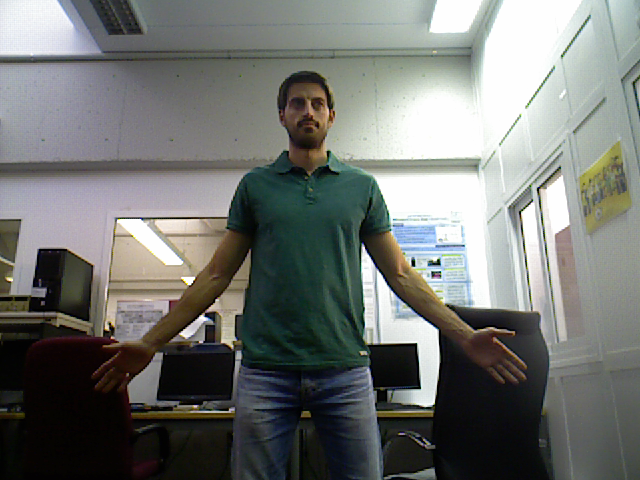
#> input picture Chapter 08. Image Formation/images/person_rgb.png, 640 x 480 px; the run also reads 1 picture not shown here
$ jupyter execute '8.4 The Camera model.ipynb'   (shell and % lines are left out)
#> lines starting #> are read from the running program, lines starting #| are printed output that depends on the picture
### utils/plot3DScene.py
import numpy as np
import matplotlib.pyplot as plt
import matplotlib
from mpl_toolkits.mplot3d import Axes3D

def plot3DScene(map_3d,imageRGB):

    #scale = 0.0002
    #map_3d = map_3d * scale

    downsample = 8

    points_x = map_3d[0,:].reshape(imageRGB.shape[0],imageRGB.shape[1])
    points_y = map_3d[1,:].reshape(imageRGB.shape[0],imageRGB.shape[1])
    points_z = map_3d[2,:].reshape(imageRGB.shape[0],imageRGB.shape[1])

    rows_down = imageRGB.shape[0]/downsample
    cols_down = imageRGB.shape[1]/downsample

    x_down = points_x[::downsample,::downsample]
    y_down = points_y[::downsample,::downsample]
    z_down = points_z[::downsample,::downsample]

    rgb_down = imageRGB[::downsample,::downsample,:]/255

    x_vec = x_down.reshape(int(rows_down*cols_down),1)
    y_vec = y_down.reshape(int(rows_down*cols_down),1)
    z_vec = z_down.reshape(int(rows_down*cols_down),1)
    rgb_vec = rgb_down.reshape(int(rows_down*cols_down),3)

    # Create figure
    fig = plt.figure()

    # Prepare figure for 3D data
    # ax = fig.gca(projection='3d')
    ax = fig.add_subplot(projection='3d')

    # Name axes
    ax.set_xlabel('X axis')
    ax.set_ylabel('Y axis')
    ax.set_zlabel('Z axis')

    # [7 lines of commented-out code are left out]

    ax.view_init(elev=-60, azim=-90)

    # Plot points
    ax.scatter(x_vec,y_vec,z_vec, c=rgb_vec)

    #fig.show()

### Chapter 08. Image Formation/8.4 The Camera model.ipynb
# 8.4 The Camera model

Until now we have first focused in stating the mathematical tools required to understand general vector/coordinates transformations and then to apply them to perform different image transformations (homographies). In fact, remember that in previous notebooks, we have transformed `WORLD` coordinates to `CAMERA` coordinates and the other way around, but that is just a **3D to 3D** transformation. However, we have not properly addressed yet the process of transforming **`WORLD` coordinates (3D)** to **`IMAGE` coordinates (2D)** (and vice versa when possible), that is, how images are formed from real 3D objects. Well, this is the time, let's go for it!

In this notebook we will learn:

- the **big picture** of the problem that we are addressing (<a href="#841">section 8.4.1</a>),
- the **Pinhole model** (<a href="#842">section 8.4.2</a>), and
- the **Camera model** (<a href="#843">section 8.4.3</a>).

Finally, we will put the learned concepts to work with a practical example (<a href="#844">section 8.4.4</a>).

## Problem context - RGB-D images

RGB-depth (RGB-D) images are just like standard RGB images (where each pixel has information about each basic color: red, green and blue) but adding another information to each pixel: **its distance from the camera to the 3D point that is projected on it**. That is, these images contain not only photometric information but also geometric information.$\\[10pt]$

$\\[5pt]$

In this figure, the left image is the standard RGB image, while the right one is the *depth* band shown as a greyscale image (darker as the object is closer).

Although this kind of images have been used for some decades now, in recent years they have become popular due to the development of inexpensive sensors, such as the [Microsoft's Kinect](https://en.wikipedia.org/wiki/Kinect) camera, that are able to directly provide them. In the entertainment bussiness, these images have been used for segmenting the people using the system from the background of the image and inspecting their movements.

Roughly speaking, the working principle of these devices (called structured light) involves projecting an infrared pattern on the scene (see image below) and inspecting the deformations that such pattern undergoes due to the irregular surfaces where the light bounces. These deformations are directly related to the distance and position of the object.

$\\[5pt]$

As RGB-D images actually provide depth information, they are a **good example for learning how image formation models work**, because we can turn images to 3D maps (using the depth) and the other way around (3D scene to 2D image plane).

## 8.4.1 The big picture <a id=841></a>

The process of converting **world coordinates** to **image coordinates** involves several steps that are applied by means of the concatenation of transformations expressed with homogeneous matrices/vectors. We address all these transformations in this notebook but, first, let's present the whole process in a single image, just to keep an eye on **the big picture** and then we will unravel its mysteries.

<center><figure>
    $\\[5pt]$
    <figcaption>Fig. 1 - The big picture of the transformation involved in the conversion of a 3D point $M$ from its world coordinates to the image ones $m$.</figcaption>
</figure></center>

Let's do this step by step!

[cell 1]

import numpy as np
import cv2
import matplotlib.pyplot as plt
import matplotlib
import scipy.stats as stats

from mpl_toolkits.mplot3d import Axes3D
from math import sin, cos, radians, floor
images_path = './images/'
matplotlib.rcParams['figure.figsize'] = (12.0, 12.0)

import sys
sys.path.append("..")
from utils.plot3DScene import plot3DScene

### Homogeneous coordinates (again)

Apart from what we already know about homogeneous coordinates, an interesting property of them is that the **homogeneous coordinates of a point in the plane ($\mathbb{R}^2$) also represents a line passing through the origin in a reference frame parallel to the image plane**:$\\[10pt]$

$\\[5pt]$

That is, for a certain Cartesian point $\mathbf{p}=(x,y)$, its homogeneous version $\tilde{\mathbf{p}}=(kx,ky,k),\forall k$ represents a line in 3D starting at the origin of coordinates. This is called a **projection line**.

The **projective plane**, called $\mathbb{P}^2$, is the set of 3-tuples of real numbers such that $\begin{bmatrix}x_1 \\ x_2 \\ 1\end{bmatrix} \equiv k \begin{bmatrix}x_1 \\ x_2 \\ 1\end{bmatrix}, \ k \ne 0$ (equivalent 3-tuples since they represent the same point in $\mathbb{R}^2$), that is the set of all projective lines at a certain distance $k$ from the origin of coordinates.

So, in summary:
- A point in $\mathbb{P}^2$ (3-tuple) is represented in ($\mathbb{R}^3$) as a line passing through the origin.
- The component $k$ can be understood as the *depth*, as it indicates a specific point along the line.


## 8.4.2 The Pinhole model <a id=842></a>

The Pinhole camera model is the simplest model we can think to understand how image formation works [[1]](https://web.stanford.edu/class/cs231a/course_notes/01-camera-models.pdf). Let’s image that we want to design a simple camera system that can record an image of an object in the 3D world. This camera system can be designed by placing a solid barrier with a small  (pin-size) aperture between the 3D object and a photographic film or sensor.

$\\[5pt]$

As this figure shows, each point on the 3D object bounces the light from the source and emits multiple rays of such light outwards. Without a barrier in place, every point on the film will be influenced by light rays emitted from every point on the 3D object. However, due to the barrier, only one (or a few) of these rays of light passes through the aperture and hits the film. Therefore, we can establish a one-to-one mapping between points on the 3D object and the film. The result is that the film gets exposed by an *image* of the 3D object by means of this mapping. This simple model is known as **the pinhole camera model**.

In the Pinhole model we want to project the 3D world (a set of $\mathbf{p}_i=[X_i,Y_i,Z_i]^T$ points) in a plane called **image plane**. For that, we have a camera placed at $\mathbf{C} = [0,0,0]^\texttt{T}$ in the `WORLD` reference system (i.e. both the `WORLD` and the `CAMERA` systems are coincident). This camera has a fixed property $f$ called **focal length**, which indicates the distance between the the optical center and the **camera sensor** (placed in the interior of the camera). The camera sensor is the plane **where the scene of the real world is projected**:

$\\[5pt]$

To operate with this image formation model, we need to know two processes:
- to project a 3D world point to the image plane
- to back-project a 2D point on the image plane to the 3D world.

For this, we are going to use the previously mentioned property of homogenous coordinates. Let's take a look at these processes!

### From 2D to 3D

Given a point $\mathbf{p} = [x,y]^\texttt{T} \in \mathbb{R}^2$ in the image, its **projection line** (in red in the figure above) in the camera system is very simple to compute by means of the line passing through the point $[x,y,f]^\texttt{T} \in \mathbb{R}^3$ (we have added the third component $f$ because the image plane is placed at a distance $f$ in the $Z$-axis of the camera reference system, recall that this is the **focal length**!). In homogeneous coordinates, this line follows the expression:$\\[5pt]$

$$k \begin{bmatrix}x \\ y \\ f \end{bmatrix} \in \mathbb{P}^2$$

where $k$ indicates a specific 3D point along the projection line, and $P$ is the so called **projective plane**.

For instance, if we set $k=2$ we have the point:$\\[5pt]$

$$ \begin{bmatrix}2x \\ 2y \\ 2f \end{bmatrix} \in \mathbb{R}^3 \\[5pt]$$

Note that, in this expression, $k$ does not correspond directly to the depth of the 3D point, but we can fix this dividing by the focal length:$\\[5pt]$

$$k' \begin{bmatrix} x/f  \\ y/f \\ 1 \end{bmatrix} \in \mathbb{P}^2 \\[5pt]$$

Now that the third coordinate is 1, $k'$ indicates the depth of the 3D point (that is, it's coordinate along the $Z$ axis), so that if we know that the depth of a pixel is 5, we only have to set $k'=5$ and we will have the 3D coordinates of the point.$\\[10pt]$

### From 3D to 2D
Let's have a look now at the process of projecting 3D points to 2D. Given any 3D point $\mathbf{M} = [X,Y,Z]^T \in \mathbb{R}^3$, we know that it has a projection point in the image plane $\mathbf{m} = [x,y]^T \in \mathbb{R}^2$.

As seen before, the 3D point in the projection line of $\mathbf{m}$ with depth $Z$ is:$\\[5pt]$

$$Z \begin{bmatrix} x/f  \\ y/f \\ 1 \end{bmatrix} = \begin{bmatrix} Zx/f  \\ Zy/f \\ Z \end{bmatrix} \in \mathbb{R}^3 \\[5pt]$$

So that we can find the 2D image coordinates of the projected point through:$\\[5pt]$

$$M = \begin{bmatrix}X \\ Y \\ Z \end{bmatrix} =  \begin{bmatrix} Zx/f  \\ Zy/f \\ Z \end{bmatrix} \longrightarrow \begin{eqnarray} X = \frac{Zx}{f}\ \rightarrow \ x = \frac{fX}{Z} \\[3pt] Y = \frac{Zy}{f} \ \rightarrow \ y = \frac{fY}{Z} \end{eqnarray} \\[5pt]$$

This way, the relationship between the 3D point and its projected 2D point is like this:$\\[10pt]$
$\\[5pt]$

Note that this transformation is not linear, but **it becomes linear if we use homogenous coordinates!**:$\\[5pt]$

$$\begin{bmatrix} f & 0 & 0 & 0 \\ 0 & f & 0 & 0 \\ 0 & 0 & 1 & 0 \end{bmatrix}\begin{bmatrix} X \\ Y \\ Z \\ 1 \end{bmatrix} = \begin{bmatrix} fX \\ fY \\ Z\end{bmatrix} \xrightarrow{\text{homogenous to Cartesian}} \begin{bmatrix} fX \ / \ Z \\ fY \ / \ Z \end{bmatrix} \\[5pt]$$

### Summary

So, these equations relate 3D and 2D coordinates of a certain point in the real world and its projection in the image:

$\\[5pt]$

Note that it is impossible to get the complete 3D position of a certain point from its coordinates in a single image because we need to know the $Z$ coordinate beforehand. That is because the set of 3D points that falls in the line from the optical center to the image point **all of them project at the exact same point in the image**! This is also the reason why **we cannot determine the scale of the objects from a single image**, which is called the **scale indetermination** in monocular vision.

Usually, this transformation is made more general by decomposing it as $Z \tilde{\mathbf{m}} = \mathbf{K}_f\underbrace{\mathbf{P}_0\tilde{\mathbf{M}}_C}_{Z\tilde{\mathbf{m}}_1}\\[5pt]$, that is:

$$Z \underbrace{\begin{bmatrix} x  \\ y \\ 1 \end{bmatrix}}_{\tilde{\mathbf{m}}} = \underbrace{\begin{bmatrix} f & 0 & 0\\ 0 & f & 0  \\ 0 & 0 & 1\end{bmatrix}}_{\mathbf{K}_f}\underbrace{\begin{bmatrix} 1 & 0 & 0 & 0\\ 0 & 1 & 0 & 0  \\ 0 & 0 & 1 & 0\end{bmatrix}}_{\mathbf{P}_0 = [\mathbf{I}|\mathbf{0}]}\begin{bmatrix} X  \\ Y \\ Z \\ 1 \end{bmatrix}$$

In this expression, called **perspective projection equation**, $\tilde{\mathbf{m}}$ is the homogeneous 2D point, $\mathbf{K}_f$ is called the **calibration matrix** and $\mathbf{P_0}$ is a normalized projection ($f=1$). The image below further illustrate these relations:

$\\[5pt]$

### **<span style="color:green"><b><i>ASSIGNMENT 1: From world to image coordinates using the Pinhole model</i></b></span>**

**Your first task is** to transform a number of points expressed in `WORLD` coordinates into image ones. You have to consider that:

- The world points are given in the  `world` matrix,
- both the `WORLD` and the `CAMERA` systems are coincident,
- the focal length of the camera is $f = 2.5$, and
- you should use **only** linear transformations and express the result in **Cartesian coordinates**.

[cell 2]
# %matplotlib notebook
matplotlib.rcParams['figure.figsize'] = (12.0, 12.0)

# ASSIGNMENT 1 --
# World coordinates
world = np.array([[-12, 21,-30,41, 67,-54,33,-24,46,-58],  # X
                  [ 21,-26,-34,23,-42,-67,76,-54,42,-37],  # Y
                  [ 10,  7,  2,13,  4,  7, 5, 15, 8,  7]]) # Z

# world = np.array([[12,21,30,41,67,54,33,24,46,58],[21,26,34,23,42,67,76,54,42,37],[10,7,2,13,4,7,5,15,8,7]])
# world = np.array([[-12,-21,30,41,-67,54,-33,24,46,-58],[21,-26,34,-23,42,-67,76,-54,-42,37],[10,7,3,13,4,7,5,15,8,7]])

# Create figure
fig = plt.figure()

# Prepare figure for 3D data
ax = plt.axes(projection='3d')
# print(ax.dist)
# ax.view_init(azim=-60,elev=-30)

# Name axes
ax.set_xlabel('X axis')
ax.set_ylabel('Y axis')
ax.set_zlabel('Z axis')

# Plot points
ax.scatter(world[0,:], world[1,:], world[2,:])
ax.scatter(0, 0, 0, color="red")
ax.view_init(elev=-60, azim=-90)

# Focal length
f = 2.5

# Convert world coordinates to homogenous
h_world = np.append(world, np.ones((1,world.shape[1])), axis= 0)

# Define transformation matrices
K_f = np.array([[f,0,0],[0,f,0],[0,0,1]])

P_0 = np.array([[1,0,0,0],[0,1,0,0],[0,0,1,0]])

# Get sensor homogenous coordinates (apply transformation matrices)
h_sensor = K_f @ P_0 @ h_world

# Transform them to cartesian
sensor = h_sensor[0:2,:] / h_sensor[2,:]

# For checking if the result is right
print(sensor.round(3))

# Create figure
fig = plt.figure()

# Prepare figure
ax = fig.gca()

# Plot points
ax.scatter(sensor[0,:], sensor[1,:])
ax.scatter(0, 0, color="red")
ax.arrow(0,0,10,0)
ax.arrow(0,0,0,10)
ax.axis('equal')
ax.invert_yaxis() # to make the plot show the 'y' axis downwards
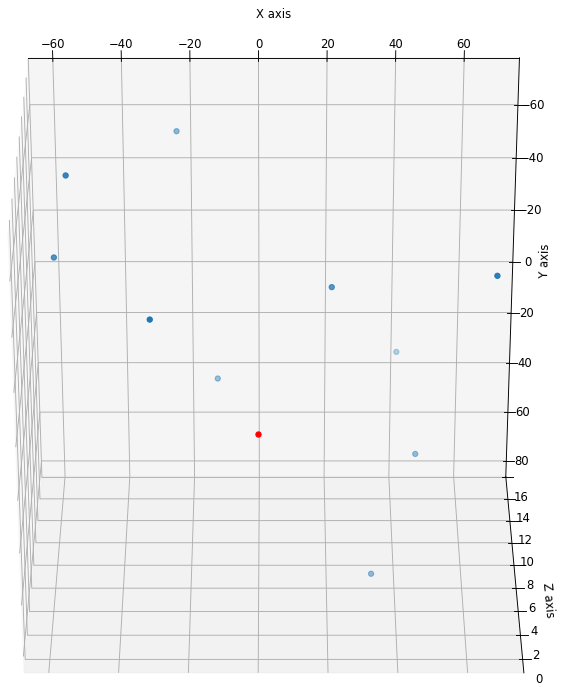
#> figure drawn by matplotlib, 1 panel
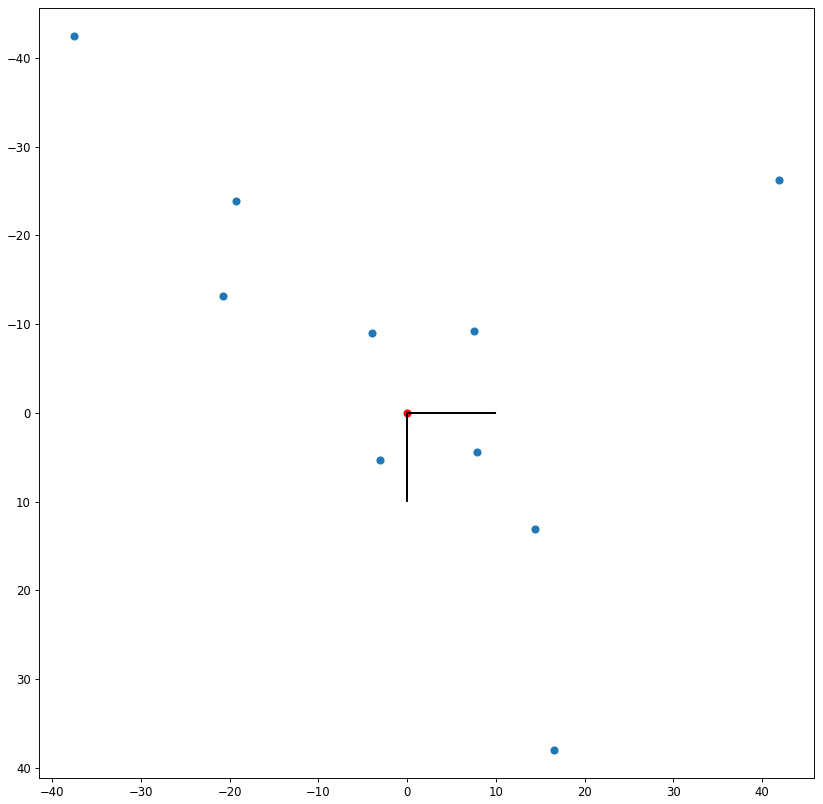
#> figure drawn by matplotlib, 1 panel

**Check if your results are correct**:

<font color='blue'>**Expected output:**  </font>

    [[ -3.      7.5   -37.5     7.885  41.875 -19.286  16.5    -4.     14.375  -20.714]
     [  5.25   -9.286 -42.5     4.423 -26.25  -23.929  38.     -9.     13.125  -13.214]]

## 8.4.3 The Camera model <a id=843></a>

The Pinhole model is a useful starting point for understanding the processes of image formation, but it still has several limitations because:

- the camera frame point $m$ has its coordinates expressed **in meters** within the camera sensor, but we want to know them in **pixels**.
- it assumes that the `CAMERA` and the `WORLD` reference systems **are coincident**, which, of course, is not generally the case.

This is where we define the **camera model**, which includes some linear transformations for solving these limitations and allows us to address the complete problem of image formation as depicted in the big picture shown before:$\\[10pt]$

$\\[5pt]$

Let's go step by step!

### Step 1: From the `WORLD` frame to the `CAMERA` frame

This transformation implies finding a rotation matrix $\mathbf{R}$ and a translation vector $\mathbf{t}$ that **relates the position and orientation of the camera w.r.t. the world**. This is a 3D to 3D transformation and we have used it in the previous notebooks.

$\\[5pt]$

As said before, usually the camera is not at the world center, mainly because the camera will move within the world, or even because will be more than one camera in our perception system.

Remember that in the second notebook of this chapter, we learned how to apply a rotation and a translation to a set of 3D points using homogeneous transformations:$\\[5pt]$

$$\mathbf{M}_C = \mathbf{R}\mathbf{M}_W + \mathbf{t} \ \xrightarrow{\text{In homogenous}} \ \tilde{\mathbf{M}}_C = \mathbf{D} \tilde{\mathbf{M}}_W$$

If we add this transformation to the Pinhole model, the new **perspective projection equation** takes the expression:

$$\lambda \tilde{\mathbf{m}} = \mathbf{K}_f \mathbf{P}_0 \tilde{\mathbf{M}}_C = \mathbf{K}_f \mathbf{P}_0 \mathbf{D} \tilde{\mathbf{M}}_W$$

which allow us to transform points in 3D within the `WORLD` reference system (in meters) to points in 2D in the image sensor (**also in meters!**).

### Step 2: From the sensor image to a computer image

Once we have obtained the sensor image points, we want to get the **image matrix coordinates** of such points **in pixels** (that is, *row and column* within the image matrix), which are the units we use in the computer in all the artificial vision processes we have studied in this book.$\\[10pt]$

$\\[5pt]$

As you can see in the figure, both images are related by an **affine** transformation (i.e. a 2D homography as seen in the previous notebook). As we know, affine transformations allow **rotation + translation + scale** (different for each axis). In this case we don't need any rotation, but axes **do scale**, and such scale represents the size in meters in the sensor of each pixel in the image:

$$\mathbf{m}' = \mathbf{A}\mathbf{m} + \mathbf{b} = \begin{bmatrix}k_x & 0 \\ 0 & k_y\end{bmatrix}\underbrace{\begin{bmatrix} x \\ y \end{bmatrix}}_{\text{meters}} + \underbrace{\begin{bmatrix} u_0 \\ v_0 \end{bmatrix}}_{\text{pixels}} \xrightarrow{\text{In homogenous}} \begin{bmatrix} u \\ v\\ 1 \end{bmatrix} = \begin{bmatrix} k_x & 0 & u_0  \\ 0 & k_y & v_0 \\ 0 & 0 & 1 \end{bmatrix} \begin{bmatrix} x \\ y\\ 1 \end{bmatrix} \qquad \bf{\tilde{\mathbf{m}}' = \mathbf{K}_s \tilde{\mathbf{m}}}$$

Note that in this expression, $k_x$ and $k_y$ determine the scale and have units of **pixels/meter**, while $u_0$ and $v_0$ are the coordinates of the **principal point**, which is the projection of the $Z$ axis in the image plane. These elements are part of the **intrinsic parameters** of the camera, which means that they are always **constant** for the same camera.

### **<span style="color:green"><b><i>ASSIGNMENT 2: From image coordinates to pixels</i></b></span>**

It is time to transform the sensor coordinates (in meters) obtained in the previous assignment to proper image coordinates (in pixels). For this, you will need the intrinsic parameters of the camera, which for this example are:

- `k_x = 2`
- `k_y = 3`
- `u_0 = 300`
- `v_0 = 200`

Don't worry, these values are normally provided by the manufacturer of the camera, although not everything is lost otherwise. We could also calculate them through a process called **camera calibration**, which we will address in the next chapter. Exciting!

Concretely, **you have to**:
- define the homography $\mathbf{K}_s$ (`H` in the code) relating meters with pixels,
- apply it to the sensor coordinates in `h_sensor` as retrieved in the previous assignment,
- transform the resulting coordinates to Cartesian ones, and
- show them!

[cell 3]
# ASSIGNMENT 2 --
# Define intrinsic parameters
kx = 2
ky = 3
u0 = 300
v0 = 200

# Write your code here!

# Transformation matrix
H = np.array([[kx,0,u0],[0,ky,v0],[0,0,1]])

# Transform sensor coordinates to image coordinates
h_image_pixels = H @ h_sensor
center = H @ np.array([0,0,1])

# Transform to cartesian
image_pixels = h_image_pixels[0:2,:] / h_image_pixels[2,:]

# For checking if the result is right
print(image_pixels.astype(int))

# Create figure
fig = plt.figure()

# Prepare figure for 3D data
ax = fig.gca()

# Plot points
ax.scatter(image_pixels[0,:], image_pixels[1,:], marker='s')
ax.scatter(center[0], center[1], color="red")

# Set axes limits
ax.set_xlim(0, 600)
ax.set_ylim(0, 400)
#ax.axis('equal')
ax.invert_yaxis() # to make the plot show the 'y' axis downwards

You can **check if your results are correct**:

<font color='blue'>**Expected output:**  </font>

    [[294 315 225 315 383 261 333 292 328 258]
     [215 172  72 213 121 128 314 173 239 160]]

### General form of the Perspective matrix

Let's see how the final perspective transformation would be **from 3D world frame to computer image**:

$$\lambda \begin{bmatrix} u \\ v\\ 1 \end{bmatrix} = \underbrace{\begin{bmatrix} k_x & 0 & u_0  \\ 0 & k_y & v_0 \\ 0 & 0 & 1 \end{bmatrix}}_{\text{from sensor to image}}\underbrace{\begin{bmatrix} f & 0 & 0  \\ 0 & f & 0 \\ 0 & 0 & 1 \end{bmatrix}\begin{bmatrix} 1 & 0 & 0 & 0  \\ 0 & 1 & 0 & 0 \\ 0 & 0 & 1 & 0 \end{bmatrix}}_{\text{from camera frame to sensor}}\underbrace{\begin{bmatrix} \bf{R} & \bf{t}  \\ \bf{0^T_3} & 1 \end{bmatrix}}_{\text{from world to camera frame}} \begin{bmatrix} X_W \\ Y_W\\ Z_W \\ 1 \end{bmatrix}$$

Again, we can merge some transformations:

$$\lambda \begin{bmatrix} u \\ v\\ 1 \end{bmatrix} = \begin{bmatrix} f k_x & 0 & u_0  \\ 0 & f k_y & v_0 \\ 0 & 0 & 1 \end{bmatrix} \begin{bmatrix} \bf{R} & \bf{t}\end{bmatrix} \begin{bmatrix} X_W \\ Y_W\\ Z_W \\ 1 \end{bmatrix} \qquad \bf{\lambda \tilde{m}' = K \left[ R\ t \right] \tilde{M}_W}$$

where
- $\bf{R}$ and $\bf{t}$ are **extrinsic** paremeters that depend on the camera position.
- $f$, $\ k_x$, $\ k_y$, $\ u_0$ and $v_0$ are **intrinsic** parameters (constant) that depend on the camera that is being used.

*Note: you will usually find that $f$ is directly expressed in pixels, so actually it will be the result of $fk_x$ and $fk_y$, and furthermore, this is sometimes also called $fk_x = s_x$ and $fk_y = s_y$*

Here you have the full camera model in action:$\\[10pt]$

$\\[5pt]$

**For a visual explanation of this model, you can check** [this interactive application](http://ksimek.github.io/2012/08/22/extrinsic/).

## 8.4.4 Putting things to work: the RGB-D  image <a id="844"></a>

As a practical exercise, we are going to apply the pinhole camera model to get a 3D set of points (also known as a **pointcloud**) from an RGB-D image. Remember that we said that it is not possible to determine the 3D position of a point from just its coordinates in a single image? Well, in this case we have **the depth information** included in the image and therefore we can now accomplish that! So, let's transform 2D points in the RGB image to 3D points in the world frame.

### **<span style="color:green"><b><i>ASSIGNMENT 3a: Visualizing our RGB-D image</i></b></span>**

First of all, show the RGB-D image in a 2x1 subplot with the RGB part in the left (`person_rgb.png`) and the depth part in the right (`person_depth.png`) and see what they look like.

[cell 4]
matplotlib.rcParams['figure.figsize'] = (12.0, 12.0)

# ASSIGNMENT 3a --
# Write your code here!

# Read images
image = cv2.imread(images_path + 'person_rgb.png',-1)
#> image is the input picture: shape (480, 640, 3); mean B, G, R 113.7, 117, 114.3
image = cv2.cvtColor(image,cv2.COLOR_BGR2RGB)
#> (the rest of the program and of its run is left out)
